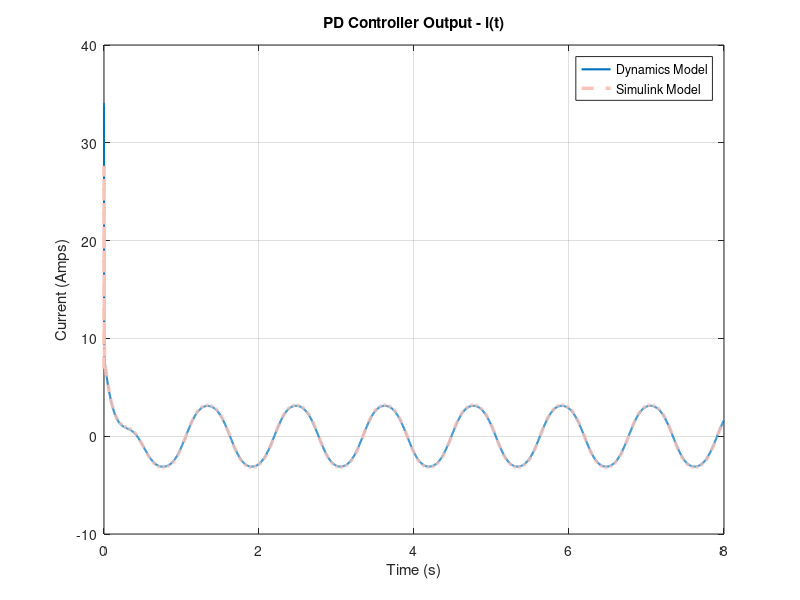
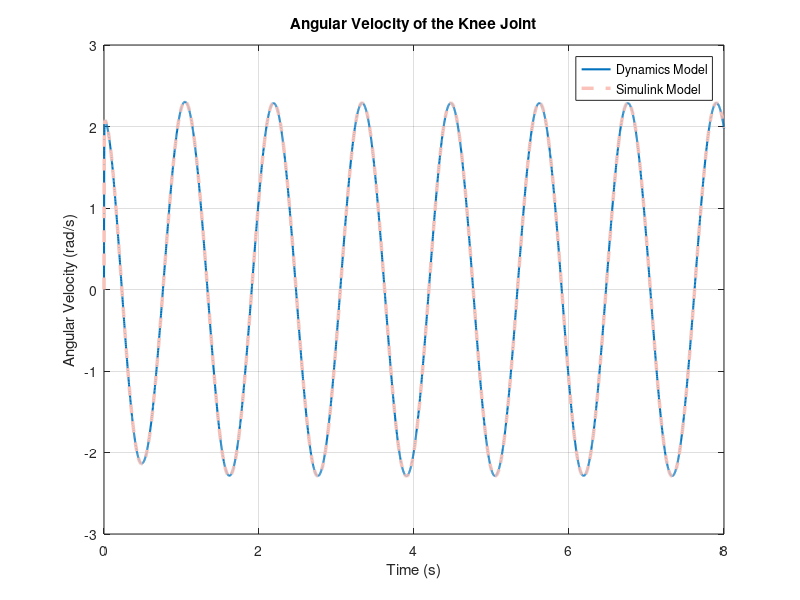
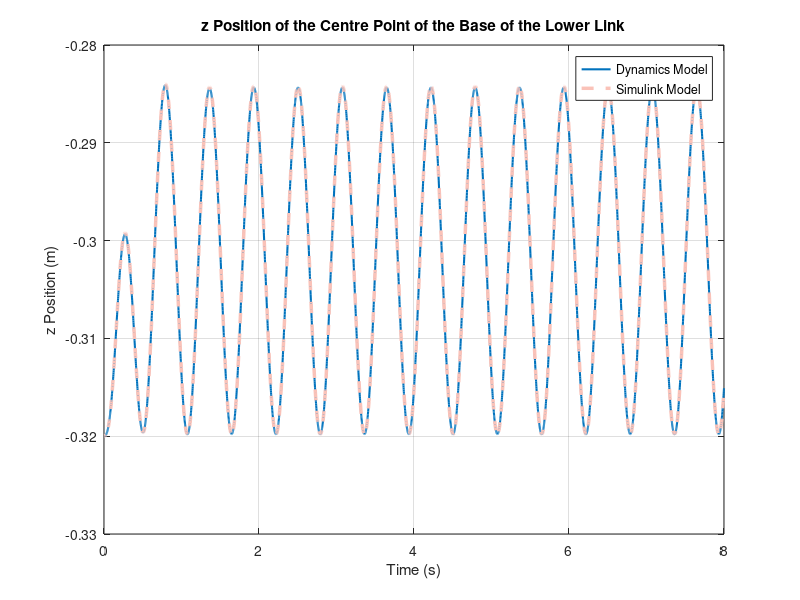

Write the MATLAB code that produced these figures, in order.
clc, clearvars

% README: Must run leggedRobotSim.m and the Simulink simulation and
% SimulinkResults.m file before running this file for the models to be 
% compared with the same used parameters.

% Loading the saved results from the models
load('dynamicModelResults.mat');
load('SimulinkResults.mat');

% Plotting the results against each other for qualitative analysis
figure(1)

plot(t_ode, currentLog_ode(:,2), 'LineWidth', 1.5)
hold on;
plot(t, i, '--', 'Color', [0.98 0.76 0.72], 'LineWidth', 2.5)
xlabel('Time (s)')
ylabel('Current (Amps)')
legend('Dynamics Model', 'Simulink Model')
title('PD Controller Output - i(t)')
grid on
saveas(gcf, 'i(t)Verf.png')

figure(2)
plot(t_ode, omegaKnee_ode, 'LineWidth', 1.5)
hold on;
plot(t, omega, '--', 'Color', [0.98 0.76 0.72], 'LineWidth', 2.5)
xlabel('Time (s)')
ylabel('Angular Velocity (rad/s)')
legend('Dynamics Model', 'Simulink Model')
title(['Angular Velocity of the ' ...
    'Knee Joint'])
grid on
saveas(gcf, 'omegaKneeVerf.png')

figure(3)
plot(t_ode, C_zCoords_ode, 'LineWidth', 1.5)
hold on;
plot(t, C_zCoords - 0.32, '--', 'Color', [0.98 0.76 0.72], 'LineWidth', 2.5)
xlabel('Time (s)')
ylabel('z Position (m)')
legend('Dynamics Model', 'Simulink Model')
title(['z Position of the Centre Point of the Base of the ' ...
    'Lower Link'])
grid on
saveas(gcf, 'zPositionVerf.png')

% Computing RMSE, MAE and correlation coefficient

function RMSE = RMSEFunc(list1, list2)
% Computes the RMSE value of two lists
    
    if length(list1) ~= length(list2)
        disp('WARNING: Lists have a different number of values')
    else
        RMSE = sqrt(mean((list1 - list2).^2));
    end

end

function MAE = MAEFunc(list1, list2)
% Computes the MAE value of two lists
    
    if length(list1) ~= length(list2)
        disp('WARNING: Lists have a different number of values')
    else
        MAE = mean(abs(list1 - list2));
    end

end

function correlationCoeff = correlationCoeffFunc(list1, list2)
% Computes the correlation coefficient of two lists

    if length(list1) ~= length(list2)
        disp('WARNING: Lists have a different number of values')
    else
        correlationCoeff = corr(list1(:), list2(:));
    end

end

odeCurrentInterp = interp1(t_ode, currentLog_ode(:,2), t);
odeOmegaInterp = interp1(t_ode, omegaKnee_ode, t);
odeC_zInterp = interp1(t_ode, C_zCoords_ode, t);

% Calculate RMSE, MAE, and correlation coefficient for the interpolated 
% results
RMSECurrent = RMSEFunc(odeCurrentInterp, i);
MAECurrent = MAEFunc(odeCurrentInterp, i);
correlationCurrent = correlationCoeffFunc(odeCurrentInterp, i);

RMSEOmega = RMSEFunc(odeOmegaInterp, omega);
MAEOmega = MAEFunc(odeOmegaInterp, omega);
correlationOmega = correlationCoeffFunc(odeOmegaInterp, omega);

RMSEzCoords = RMSEFunc(odeC_zInterp, C_zCoords - 0.32);
MAEzCoords = MAEFunc(odeC_zInterp, C_zCoords - 0.32);
correlationzCoords = correlationCoeffFunc(odeC_zInterp, C_zCoords - 0.32);

disp('--- PD Controller Output: Current ---')
disp(['RMSE: ' num2str(RMSECurrent)])
disp(['MAE: ' num2str(MAECurrent)])
disp(['Correlation coefficient: ' num2str(correlationCurrent)])

disp('--- Angular Velocity of the Knee Joint ---')
disp(['RMSE: ' num2str(RMSEOmega)])
disp(['MAE: ' num2str(MAEOmega)])
disp(['Correlation coefficient: ' num2str(correlationOmega)])

disp('--- Measured z-Coordinates of the Foot Position ---')
disp(['RMSE: ' num2str(RMSEzCoords)])
disp(['MAE: ' num2str(MAEzCoords)])
disp(['Correlation coefficient: ' num2str(correlationzCoords)])
